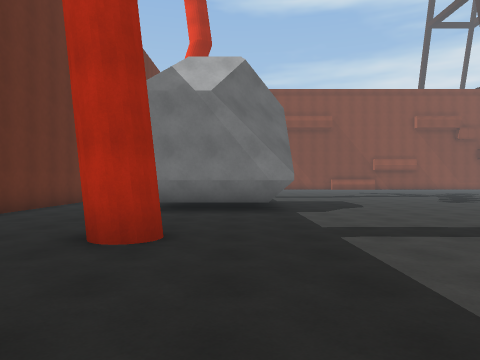
View 1 (above)

24 first-person views from a walk through a scene from a Unity 3-D project. The camera is 1.5 m above the floor, looks level and sees 70° across. The floor is counted in squares, 2 m on a side. Each view is taken from the middle of a square. On the plan, view 1 faces up. The plan holds only what a view shows up to about 11 squares ahead; the rest is blank. The place goes on beyond the plan. The player character is not drawn.

View 2
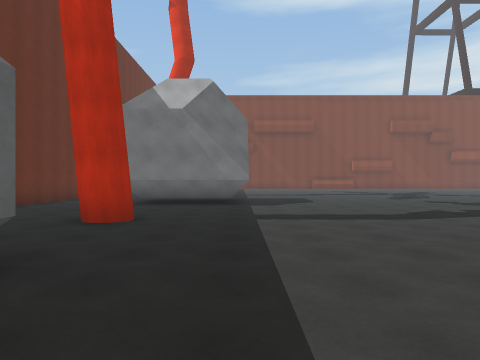

View 3
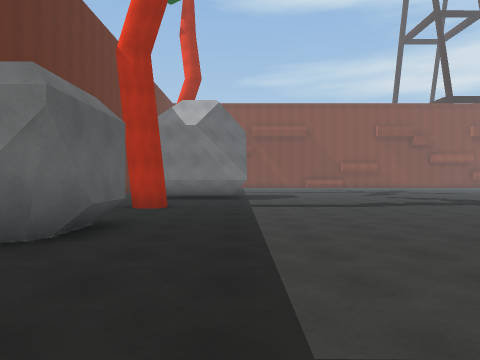

View 4
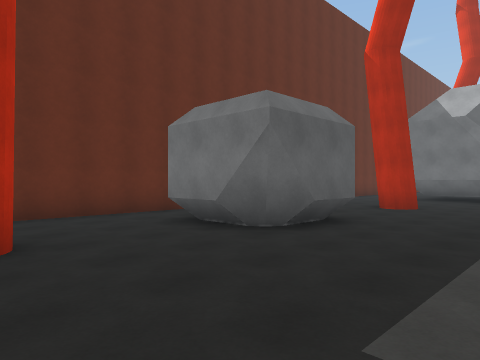

View 5
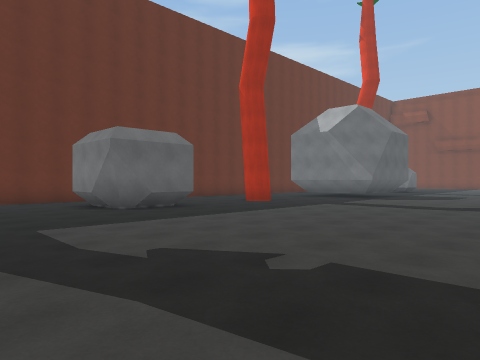

View 6
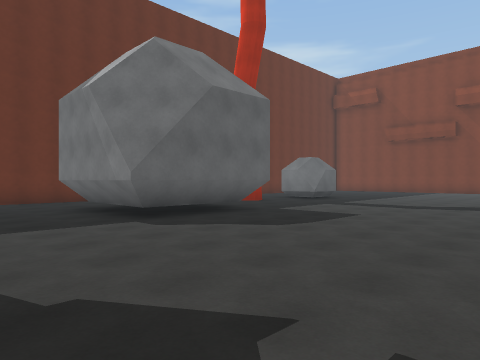

View 7
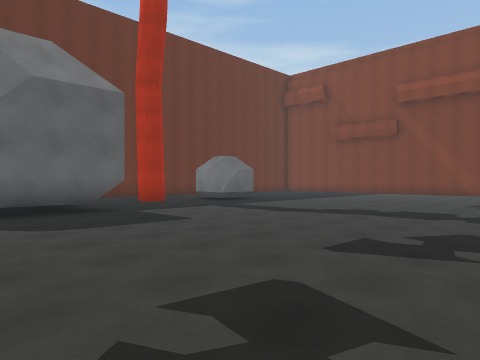

View 8
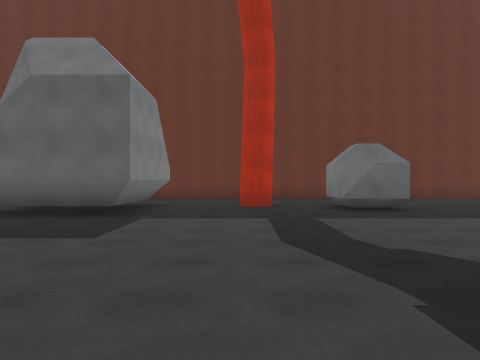

View 9
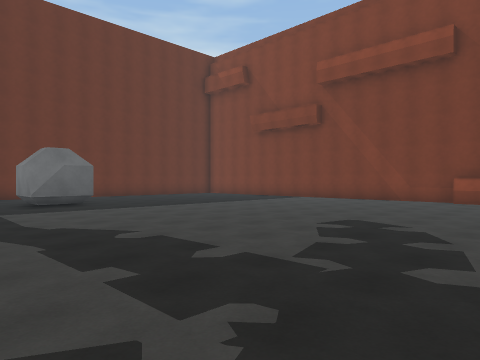

View 10
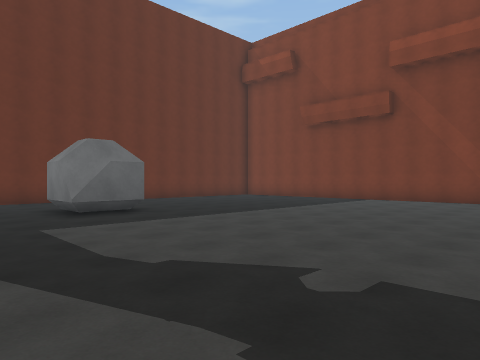

View 11
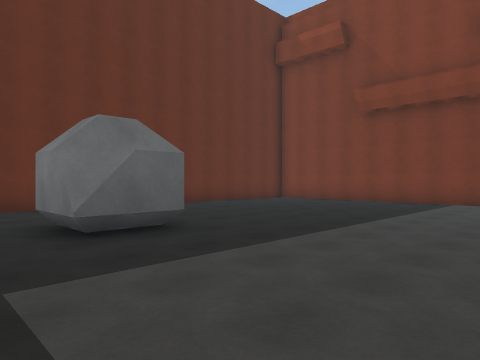

View 12
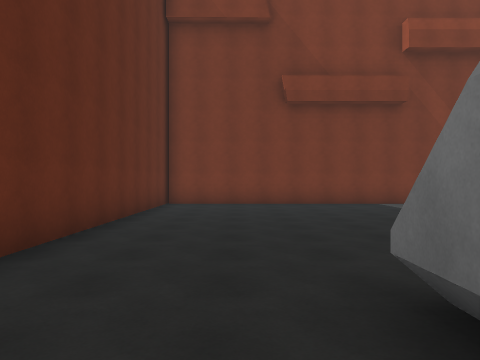

View 13
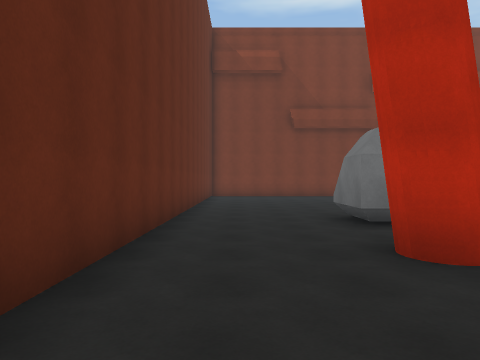

View 14
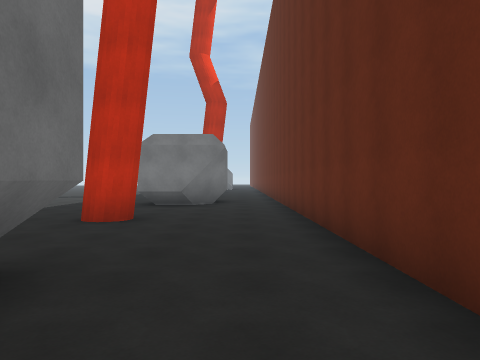

View 15
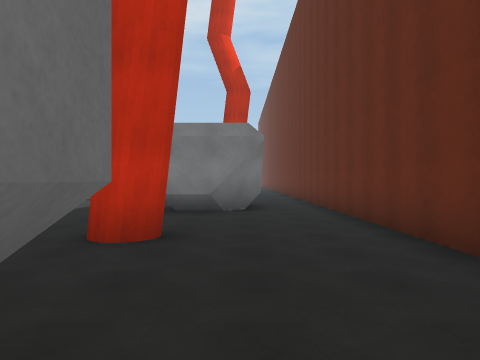

View 16
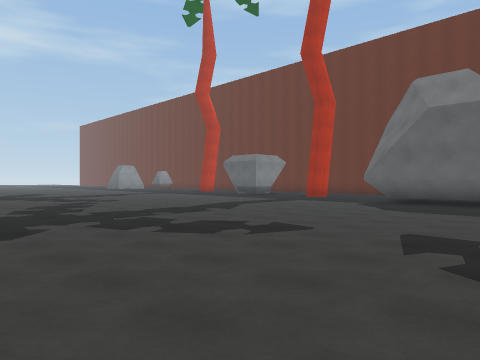

View 17
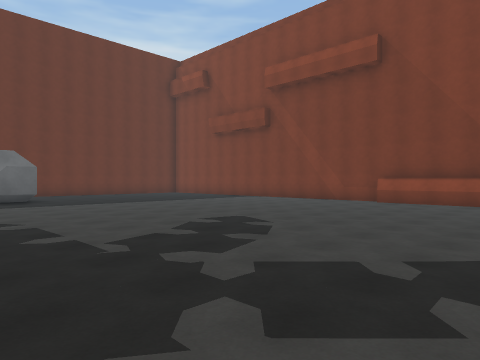

View 18
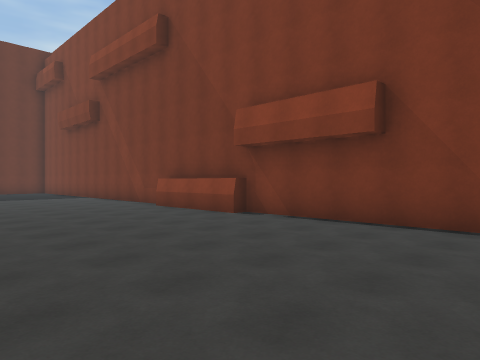

View 19
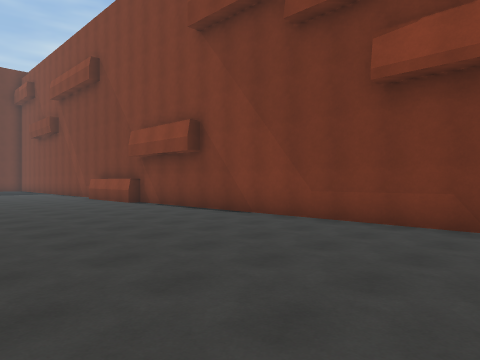

View 20
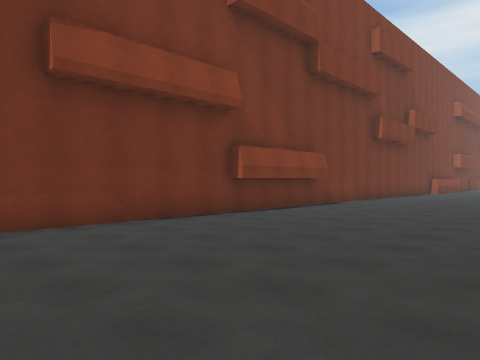

View 21
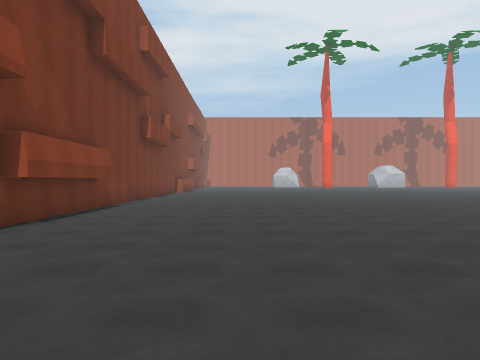

View 22
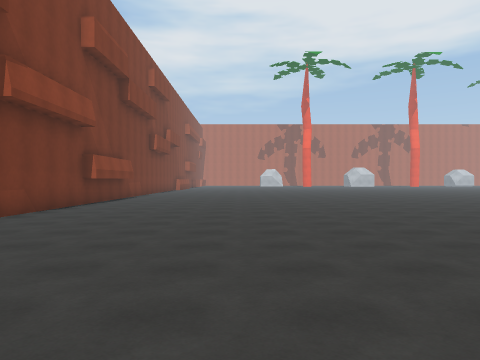

View 23
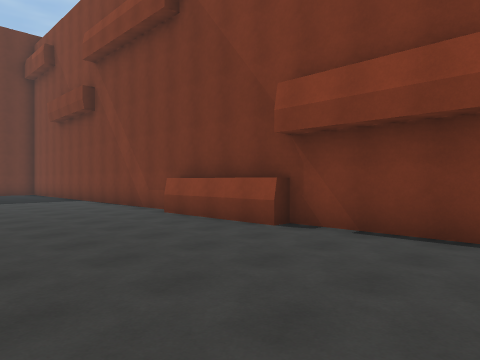

View 24
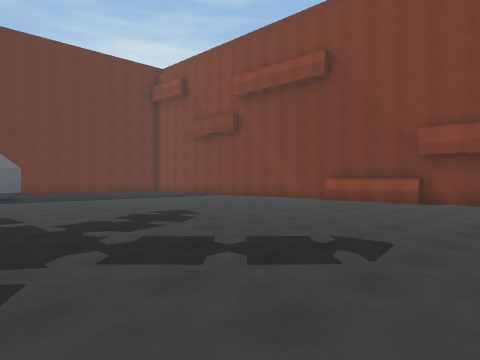

### Floor plan
Key: @ floor where view 1 was taken; # wall or solid block; . floor.
Columns run from 6 left of view 1 to 29 right of it. Each row starts with its distance up from view 1.
 27 ###################################
 26 #..................................
 25 #..................................
 24 #...................................
 23 #...................................
 22 #..................................
 21 #..................................
 20 #..................................
 19 #...................  .............
 18 #...##...............  ............
 17 #...##...............    ..... ....
 16 #...................      ....   ..
 15 #.................. .       ..
 14 #...#.......... .
 13 #................ .
 12 #...####..........
 11 #...####...........
 10 #...#  #...........
  9 #...#  #..........
  8 #...####..........
  7 #.................
  6 #.................
  5 #.................
  4 #...#............
  3 #................
  2 #............ ...
  1 #..###.......  ..
  0 #..###@......
 -1 #..##........
 -2 #.............
 -3 #.............
 -4  ............
 -5    ##.... .. .

Positions as (right, up) in squares from view 1, and headings:
1: (0, 0), facing up
2: (1, -2), facing up
3: (1, -5), facing up
4: (2, -5), facing up-left
5: (7, -5), facing up-left
6: (7, 5), facing up-left
7: (9, 8), facing up-left
8: (8, 14), facing left
9: (10, 14), facing up-left
10: (7, 14), facing up-left
11: (4, 15), facing up-left
12: (-3, 16), facing up
13: (-4, 11), facing up
14: (-4, 11), facing down
15: (-3, 9), facing down
16: (12, 13), facing down-left
17: (12, 15), facing up-left
18: (16, 21), facing up-left
19: (21, 21), facing up-left
20: (17, 21), facing up-right
21: (17, 23), facing right
22: (12, 22), facing right
23: (14, 22), facing up-left
24: (14, 15), facing up-left
